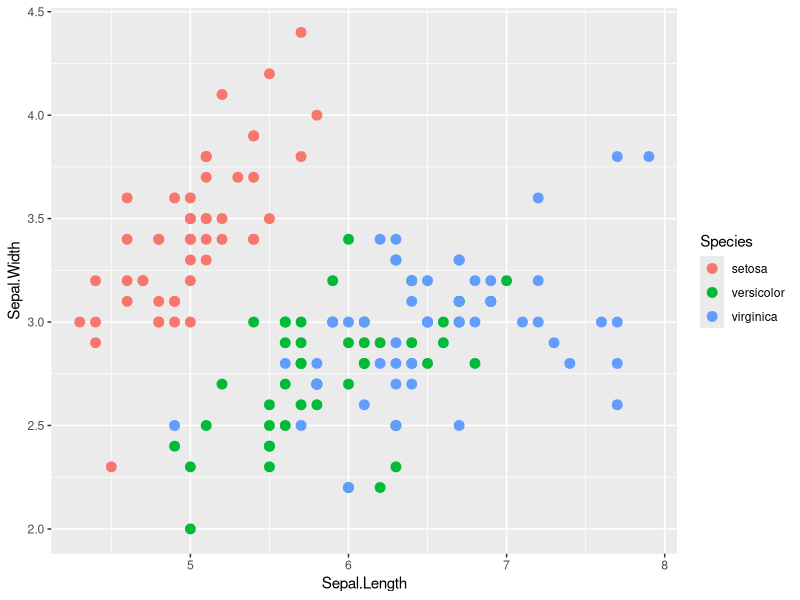
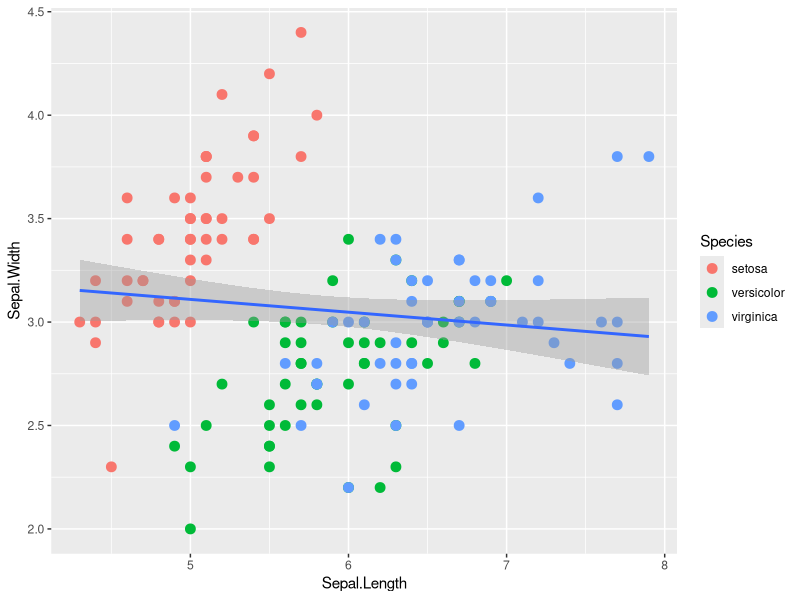
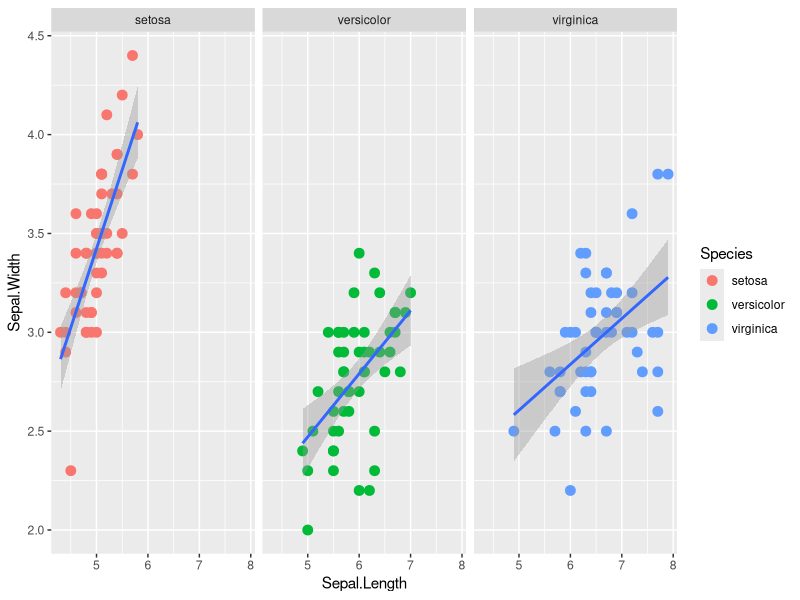
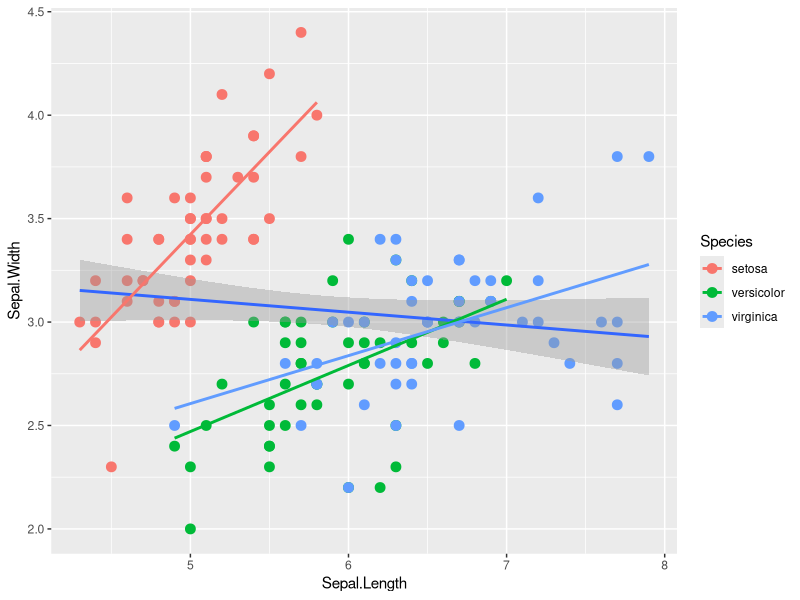
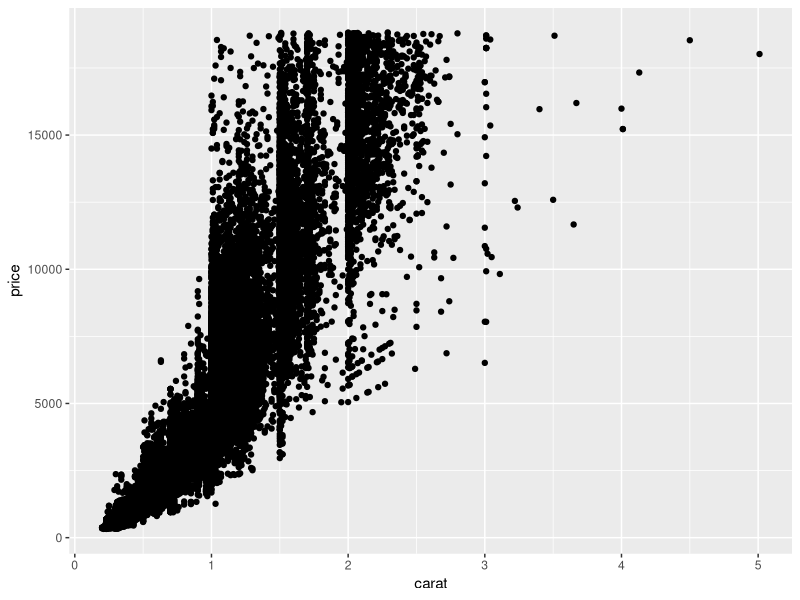
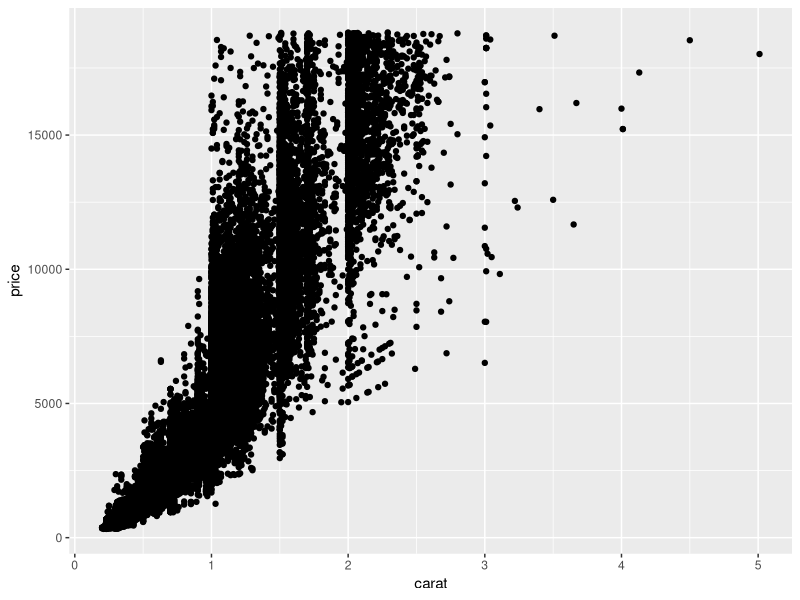
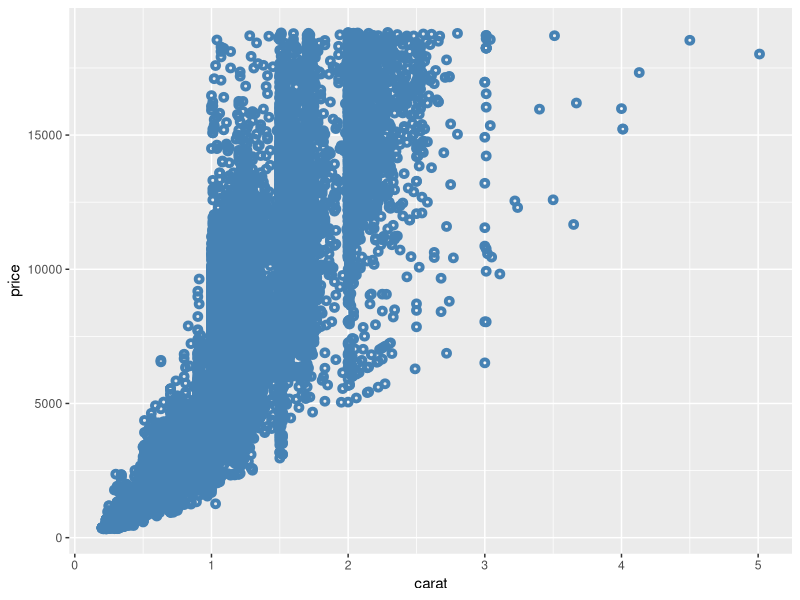
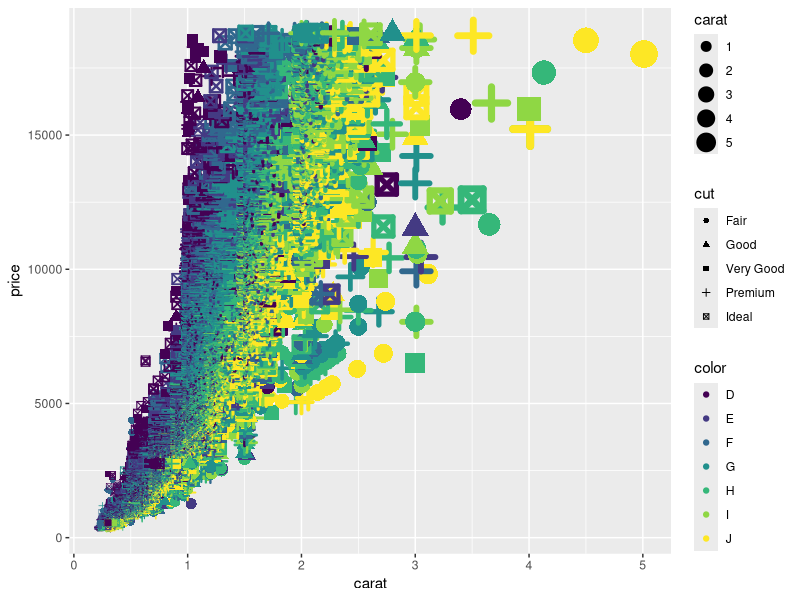

The R script that drew these images, in order:
#ggplot2 --> the grammar of graphics by Wilkinson

#Using visualisation as a compliment to mathematics

#in math graph is nodes or measures, so visualization is more specific to what we are speaking about

# Everything begins with data 
# Geometrics: are points, lines, and bars 
# Aesthetics: visual things like poisition, size, color, and shape 

# This is very similar to the process in building a proper presentation for a client 
# Data -> Aesthetics -> Geometrics -> Facets -> Statistics -> Coordinates -> Theme 

library("tidyverse")

# calling in the iris data 
iris %>%
  ggplot(
    #Using the Cartesian plane defined by x and y for specific varibales
    mapping = aes(
      x = Sepal.Length, 
      y = Sepal.Width)) + #this is building something, the sum of all these things will be your graph
  # the geometry is choosing the point --> geometric; then making a different color for each Species
  geom_point(size=3, aes(color=Species))

iris %>%
  ggplot(aes(
    x = Sepal.Length, 
    y = Sepal.Width)) + 
  geom_point(size=3, aes(color=Species)) + 
  stat_smooth(method = lm)

#Simpson's paradox, the global trend is downward, whereas all of the individual facets are upward
#this is counterintuitive

iris %>%
  ggplot(aes(
    x = Sepal.Length, 
    y = Sepal.Width)) + 
  geom_point(size=3, aes(color=Species)) + 
  stat_smooth(method = lm) +
  facet_wrap(facets = vars(Species))

iris %>%
  ggplot(aes(
    x = Sepal.Length, 
    y = Sepal.Width)) + 
  geom_point(size=3, aes(color=Species)) + 
  stat_smooth(method = lm) +
  stat_smooth(method = lm, se=FALSE, aes(color=Species))

#DIAMONDS

diamonds

diamonds %>%
  ggplot(aes(x=carat, y=price)) + 
  geom_point()

gg <- ggplot(diamonds, aes(x=carat, y=price)) 
gg + geom_point()

gg + geom_point(
  size=1, 
  shape=1, 
  color="steelblue", 
  stroke=2)

gg + geom_point(aes(
  size=carat, 
  shape=cut, 
  color=color, 
  stroke=carat))

gg1 <- gg + geom_point(aes(color=color))
gg2 <- gg1 + labs(title="Diamonds", x="Carat", y="Price") 
gg2

gg2 + theme(text=element_text(color="blue"))  # all text turns blue.

gg3 <- gg2 + 
  theme(plot.title=element_text(size=25), 
        axis.title.x=element_text(size=20),
        axis.title.y=element_text(size=20),
        axis.text.x=element_text(size=15),
        axis.text.y=element_text(size=15)
  )
gg3

gg3 + scale_colour_manual(
  name='Legend', 
  values=c('D'='grey', 
           'E'='red', 
           'F'='blue', 
           'G'='yellow', 
           'H'='black', 
           'I'='green', 
           'J'='firebrick'))

# This is the last part of the data pipeline -> have the results that can then be communicated to
# people that are not in the data science field 

# There's different versions of markdown, they are econmical ways of writing markdown

# Markdown in R is designed to be published --> we want to document the process, therefore it can 
# be reproduced 

# Exercises 

# 1
mpg%>%
  ggplot()

# 2
mpg%>%
  ggplot(aes(
    x = hwy,
    y = cyl
  ))+
  geom_point(size=3)

# 3
mpg%>%
  ggplot(aes(
    x = class,
    y = drv
  ))+
  geom_point(size=3)

#4 

x <- (seq(-6*pi, 6*pi, length.out =100))
data <- data.frame( x =x, y = sin(x)/x)
data

ggplot(data = data, mapping = aes(x =x,y=y)) + geom_line()

# 5

cars%>%
  ggplot(aes(
    x = speed,
    y = dist
  ))+
  geom_point(mapping = aes(color = dist > 80))+
  scale_color_manual(values =c("black", "red"))

#6

cars%>%
  ggplot(aes(
    x = speed,
    y = dist
  ))+
  geom_point(mapping = aes(color = dist > 80))+
  scale_color_manual(values =c("black", "red"))+
  geom_smooth(method = lm)

#7

cars%>%
  ggplot(aes(
    x = speed
  ))+
  geom_histogram(bins = 10)

cars%>%
  ggplot(aes(
    x = dist
  ))+
  geom_histogram(bins = 10) 

#8

mpg %>%
  ggplot(aes(
    x = hwy, 
    y = cty)) + 
  geom_point(size=3) + 
  facet_wrap(facets = vars(drv, cyl))

mpg %>%
  ggplot() +
  geom_point(mapping = aes(x=hwy, y=cty))+
  facet_grid(drv ~ cyl)

iris %>%
  ggplot(aes(Sepal.Length,Sepal.Width, color = Species, shape = Species))+
  geom_point()+
  geom_density2d()+
  ggtitle('IRIS')+
  theme_light()

iris%>%
  mutate(Species = 'ALL') %>%
  bind_rows(iris) %>%
  ggplot(aes(Sepal.Length,Sepal.Width, color = Species))+
  geom_point()+
  geom_smooth()+
  xlab('Petal Length')+
  ylab('Petal Width')+
  facet_wrap(~Species, scales ='free')+
  theme_bw()
